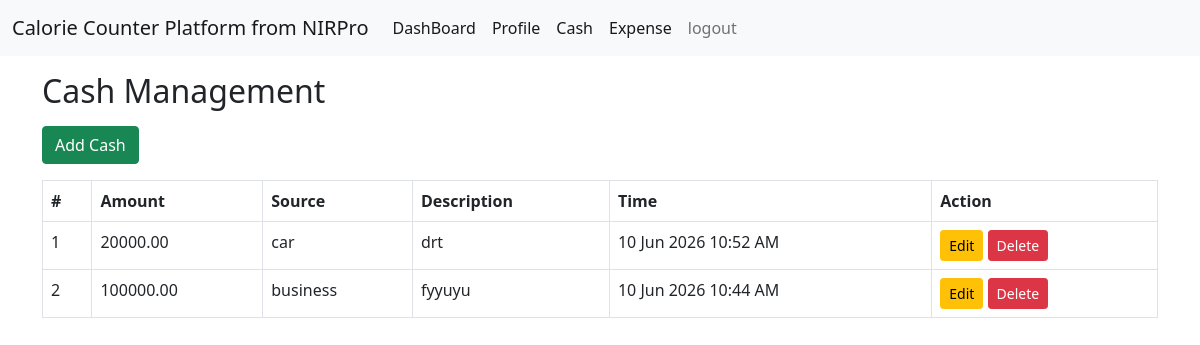
Page /cash/ (signed in) on the committed database.
### cash_management/models.py (models this page shows, shortened)
class AddCash(models.Model):
    user = models.ForeignKey(User,on_delete=models.CASCADE,null=True)
    source = models.CharField(max_length=100,null=True)
    datetime = models.DateTimeField(auto_now=True,null=True)
    amount = models.DecimalField(max_digits=10, decimal_places=2,null=True)
    description = models.TextField(null=True)

### cash_management/views.py (the view)
# urls.py: path('cash/', cash_page, name='cash_page'),
@login_required
def cash_page(request):
    cash_data = AddCash.objects.filter(user = request.user).order_by('-id')
    context ={
        'cash_data' : cash_data
    }
    return render(request,'cash.html',context)

### cash_management/templates/cash.html
{% extends "master/base.html" %}
{% block content %}
<h2 class="mb-3">
    Cash Management
</h2>
<a href="{% url 'addcash_page' %}"
        class="btn btn-success mb-3">Add Cash</a>
<table class="table table-bordered">
    <tr>
        <th>#</th>
        <th>Amount</th>
        <th>Source</th>
        <th>Description</th>
        <th>Time</th>
        <th>Action</th>
    </tr>
    {% for cash in cash_data %}
    <tr>
        <td>{{ forloop.counter }}</td>
        <td>{{ cash.amount }}</td>
        <td>{{ cash.source }}</td>
        <td>{{ cash.description }}</td>
        <td>
            {{ cash.datetime|date:"d M Y h:i A" }}
        </td>
        <td><a href="{% url 'update_cash_page' cash.id %}"
                    class="btn btn-warning btn-sm">Edit</a>
            <a href="{% url 'delete_cash_page' cash.id %}"
                    class="btn btn-danger btn-sm">Delete</a>
        </td>
    </tr>
    {% endfor %}
</table>
{% endblock content %}

### rows in the picture
AddCash: amount "20000.00", source "car", description "drt", datetime "10 Jun 2026 10:52 AM"
AddCash: amount "100000.00", source "business", description "fyyuyu", datetime "10 Jun 2026 10:44 AM"
